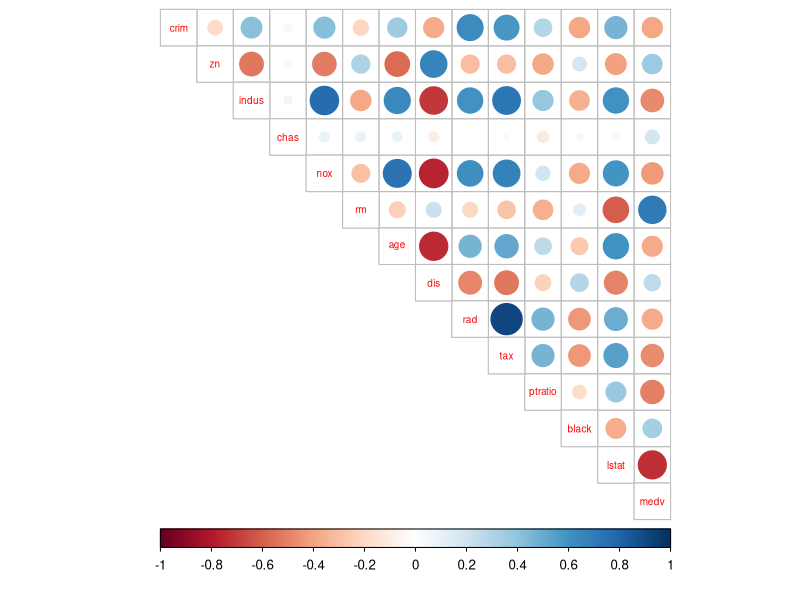
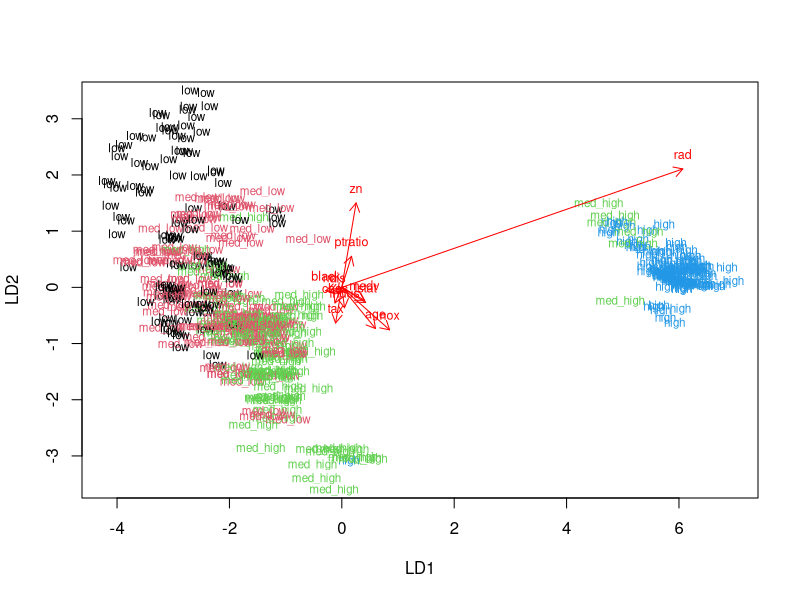
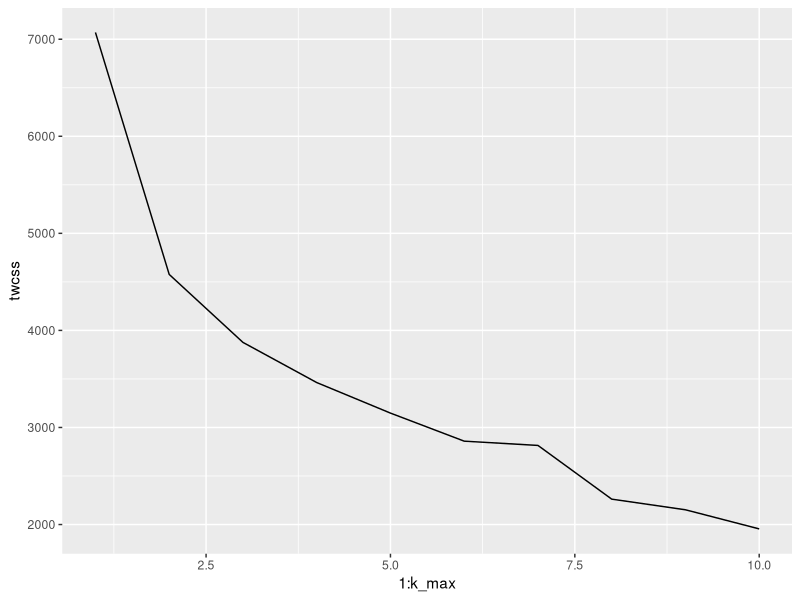
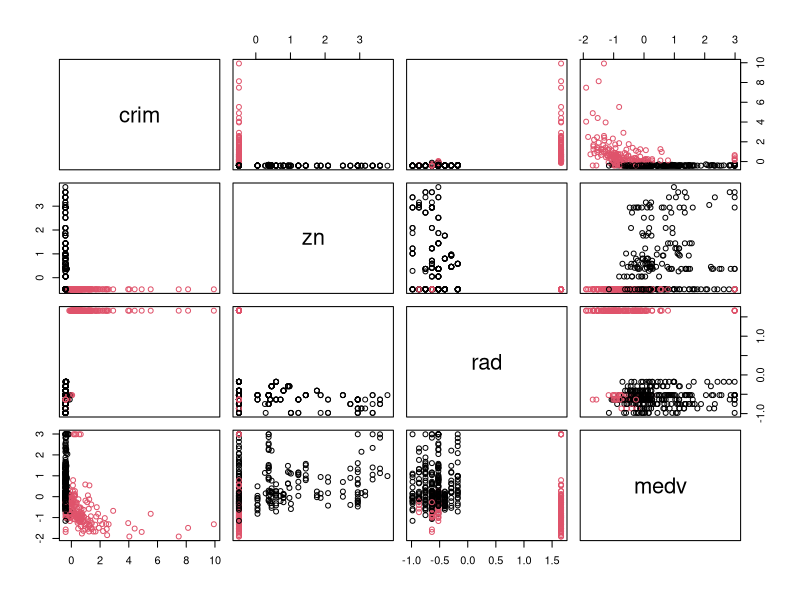
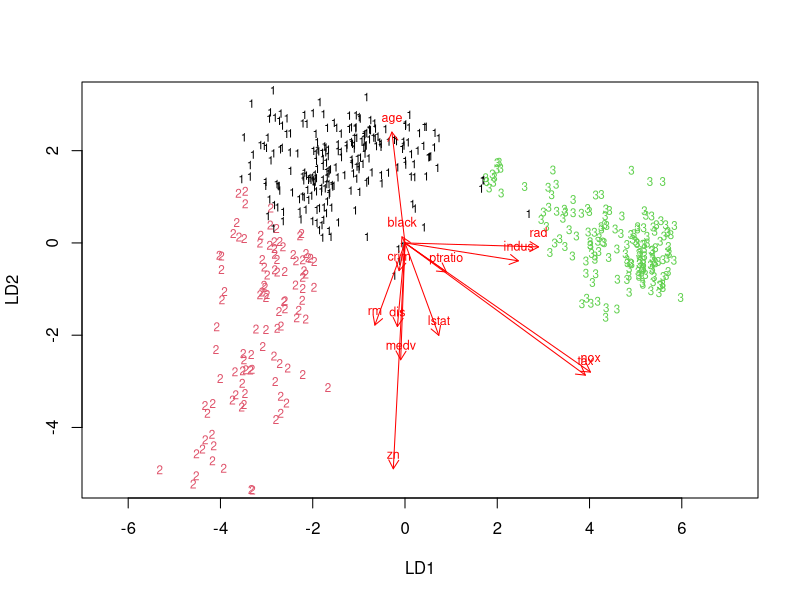

Here is the R script that generated these plots, in order:
## ---- chunk 1
date()
## ---- chunk 2
library(tidyverse)
library(MASS)
#load data
data("Boston")
#explore it
glimpse(Boston)
## ---- chunk 3
library(corrplot)
#get mean data on variables
summary(Boston) 
#create correlation matrix
cor_matrix <- cor(Boston) %>% round(digits = 2)
#draw the correlation plot
corrplot(cor_matrix, method="circle",type="upper",cl.pos = "b",tl.pos = "d",tl.cex=0.6)
## ---- chunk 4
#scale variables and show their summary
boston_scaled <- as.data.frame(scale(Boston))
summary(boston_scaled)

#create categorical variable crime to replace crim
boston_scaled$crim <- as.numeric(boston_scaled$crim)
bins <- quantile(boston_scaled$crim)
crime <- cut(boston_scaled$crim, breaks = bins, include.lowest = TRUE,labels = c("low","med_low","med_high","high"))
boston_scaled <- dplyr::select(boston_scaled, -crim)
boston_scaled <- data.frame(boston_scaled, crime)

#create train and test set with 0.8:0.2 proportion
n <- nrow(boston_scaled)
ind <- sample(n,  size = n * 0.8)
train <- boston_scaled[ind,]
test <- boston_scaled[-ind,]
## ---- chunk 5
#creating the model
lda.fit <- lda(crime ~ ., data = train)
#arrows for visualization
lda.arrows <- function(x, myscale = 1, arrow_heads = 0.1, color = "red", tex = 0.75, choices = c(1,2)){
  heads <- coef(x)
  arrows(x0 = 0, y0 = 0, 
         x1 = myscale * heads[,choices[1]], 
         y1 = myscale * heads[,choices[2]], col=color, length = arrow_heads)
  text(myscale * heads[,choices], labels = row.names(heads), 
       cex = tex, col=color, pos=3)
}
#turning classes numeric for visualization
classes <- factor(train$crime) %>% unclass() %>% as.numeric()
plot(lda.fit,dimen=2,col = classes,pch=classes)
lda.arrows(lda.fit, myscale = 2)
## ---- chunk 6
#save the crime data from the test set and remove it
correct_classes <- test$crime
test <- dplyr::select(test, -crime)

#predict with the created model
lda.pred <- predict(lda.fit, newdata = test)

#perform cross tabulation
table(correct = correct_classes, predicted = lda.pred$class)
## ---- chunk 7
#reload and scale data set
data(Boston)
boston_scaled <- scale(Boston)

#create euclidean distance matrix and view its summary
dist_eu <- dist(boston_scaled)
summary(dist_eu)

#find optimal number of clusters
set.seed(123)
k_max <- 10
twcss <- sapply(1:k_max, function(k){kmeans(boston_scaled, k)$tot.withinss})
#visualize
qplot(x = 1:k_max, y = twcss, geom = 'line')
#2 clusters seems to be optimal

#perform k-means clustering to create 2 clusters
km <- kmeans(boston_scaled, centers = 2)
pairs(boston_scaled[,c(1,2,9,14)], col = km$cluster)
## ---- chunk 8
#I removed chas as for some reason lda() throws an error when chas is included stating it is constant, even though the summary shows it isn't
boston_scaled <- as.data.frame(boston_scaled)
summary(boston_scaled$chas)
boston_scaled <- dplyr::select(boston_scaled, -chas)

#create new model with 3 clusters
km_new <- kmeans(boston_scaled, centers = 3)

#add the cluster classification as a column
boston_scaled <- mutate(boston_scaled,clu = km_new$cluster)

#perform lda on cluster
lda.fit <- lda(clu ~ ., data = boston_scaled)

#arrows for visualization
lda.arrows <- function(x, myscale = 1, arrow_heads = 0.1, color = "red", tex = 0.75, choices = c(1,2)){
  heads <- coef(x)
  arrows(x0 = 0, y0 = 0, 
         x1 = myscale * heads[,choices[1]], 
         y1 = myscale * heads[,choices[2]], col=color, length = arrow_heads)
  text(myscale * heads[,choices], labels = row.names(heads), 
       cex = tex, col=color, pos=3)
}
#use for visualization
classes <- factor(boston_scaled$clu) %>% unclass() %>% as.numeric()
plot(lda.fit,dimen=2,col = classes,pch=classes)
lda.arrows(lda.fit, myscale = 4)
